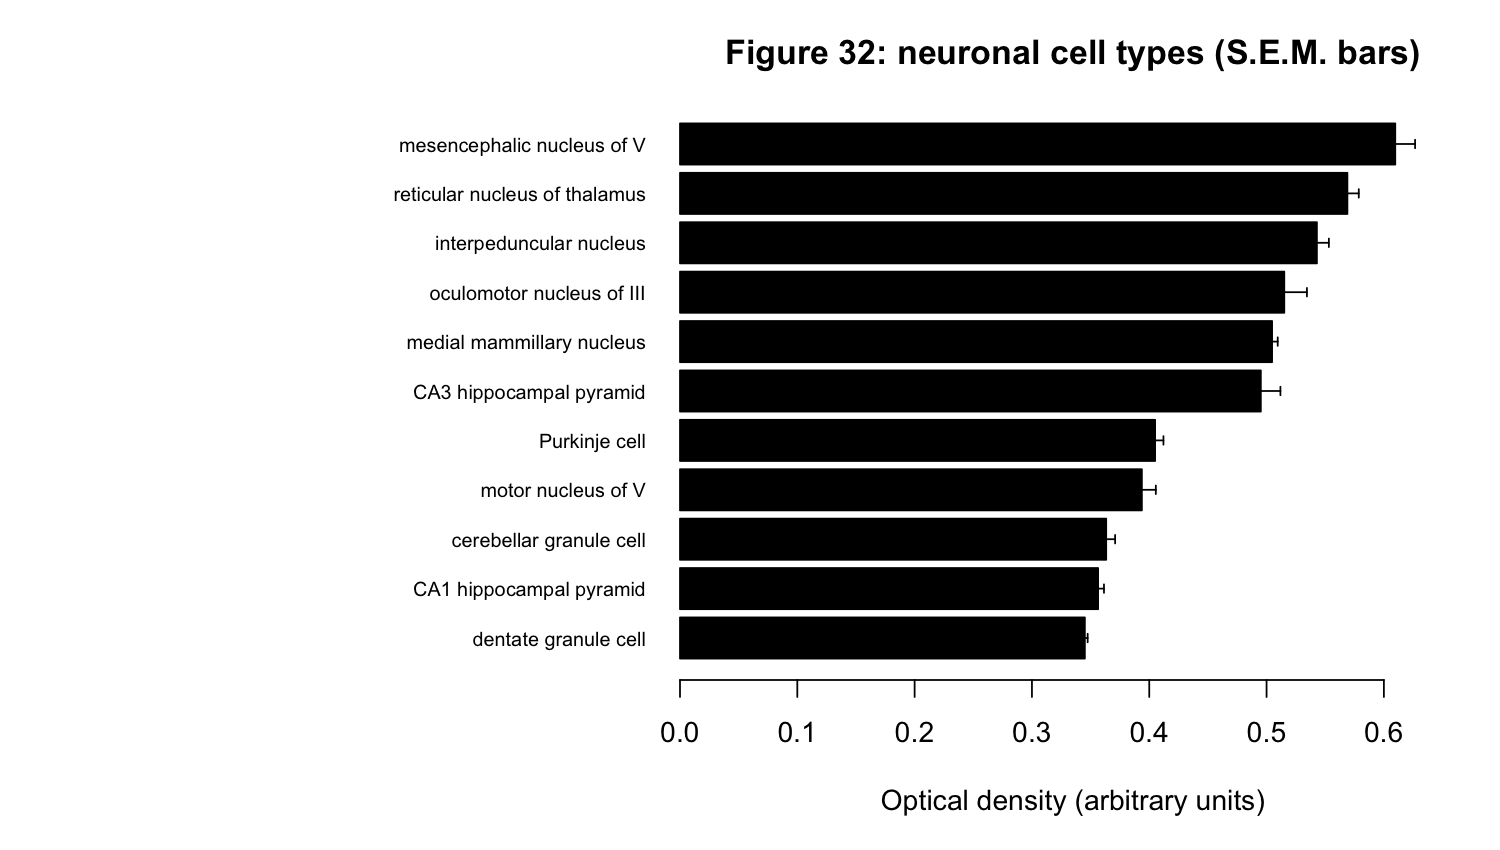

R code for this plot:
# Visual check of the extracted Fig. 32 horizontal bars. Read item CSV only.
a <- grep("^--file=", commandArgs(FALSE), value = TRUE)
if (length(a) != 1L) stop("Run with Rscript")
folder <- dirname(normalizePath(sub("^--file=", "", a)))
item_name <- sub("_replot\\.R$", "", basename(sub("^--file=", "", a)))
d <- read.csv(file.path(folder, paste0(item_name, ".csv")),
              check.names = FALSE, fileEncoding = "UTF-8")
stopifnot(nrow(d) == 11L, identical(d$rank_as_printed, seq_len(11L)))
p <- rev(seq_len(nrow(d)))
png(file.path(folder, paste0(item_name, "_replot.png")),
    width = 1500, height = 850, res = 170)
op <- par(mar = c(5, 20, 3, 1))
on.exit({par(op); dev.off()}, add = TRUE)
mids <- barplot(d$mean[p], horiz = TRUE, names.arg = d$cell_type_as_printed[p],
                las = 1, col = "black", border = "black", xlim = c(0, 0.67),
                xlab = "Optical density (arbitrary units)",
                main = "Figure 32: neuronal cell types (S.E.M. bars)",
                cex.names = 0.7)
arrows(d$mean[p] - d$sem[p], mids, d$mean[p] + d$sem[p], mids,
       angle = 90, code = 3, length = 0.025, lwd = 1)
